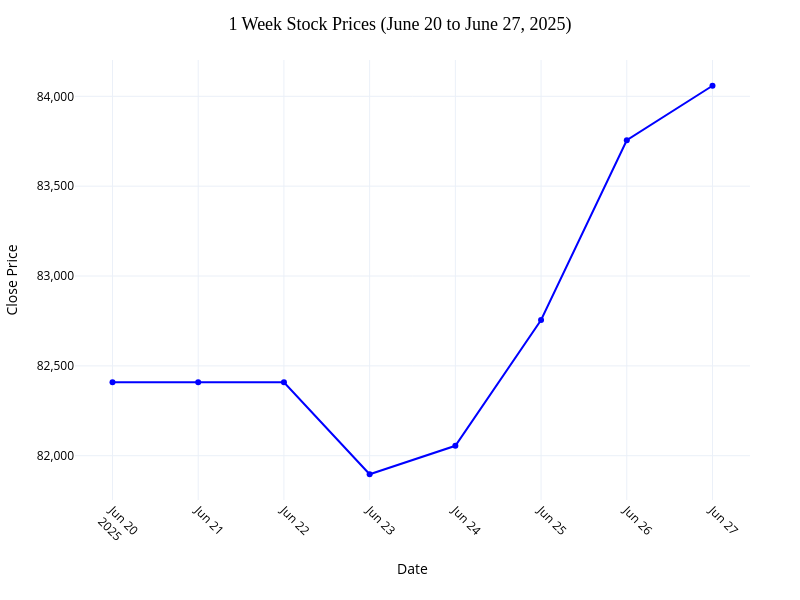

This figure's notebook cell:
### Markdown cell above
# 1 Week Stock Prices (June 20 to June 27)

### Code cell
import pandas as pd
import plotly.graph_objects as go

# Load the Excel file
file_path = r"D:\Akhila\ADQ\SENSEX\VERSION_4\Datasets\Sensex_with weekends(1981 to 27-06-2025).xlsx"
df = pd.read_excel(file_path)

# Clean column names
df.columns = df.columns.str.strip()

# Clean 'Close' values
df['Close'] = df['Close'].astype(str).str.replace(',', '', regex=False)
df['Close'] = pd.to_numeric(df['Close'], errors='coerce')

# Convert 'Date' to datetime
df['Date'] = pd.to_datetime(df['Date'], dayfirst=True, errors='coerce')

# Drop missing 'Date' or 'Close'
df = df.dropna(subset=['Date', 'Close'])

# Filter for June 20 to June 27, 2025
start_date = pd.to_datetime('2025-06-20')
end_date = pd.to_datetime('2025-06-27')
df_filtered = df[(df['Date'] >= start_date) & (df['Date'] <= end_date)]

# Group by date and get close values
close_by_date = df_filtered.groupby(df_filtered['Date'].dt.date)['Close'].sum().reset_index()

# Create interactive Plotly chart (no labels)
fig = go.Figure()

fig.add_trace(go.Scatter(
    x=close_by_date['Date'],
    y=close_by_date['Close'],
    mode='lines+markers',
    line=dict(color='blue', width=2),
    marker=dict(size=6),
    name='Close Price'
))

# Style the layout
fig.update_layout(
    title=dict(
        text='1 Week Stock Prices (June 20 to June 27, 2025)',
        x=0.5,
        font=dict(size=18, color='black', family='Arial Black')
    ),
    xaxis=dict(
        title=dict(text='Date', font=dict(size=14, color='black')),
        tickangle=45,
        tickfont=dict(size=12, color='black')
    ),
    yaxis=dict(
        title=dict(text='Close Price', font=dict(size=14, color='black')),
        tickfont=dict(size=12, color='black'),
        tickformat=','  # 👈 This forces normal number format (e.g., 10500 instead of 10.5k)
    ),
    hovermode='x unified',
    template='plotly_white',
    margin=dict(l=50, r=50, t=60, b=100)
)
fig.update_layout(
    width=800,   # 🔁 Adjust width in pixels
    height=600,   # 🔁 Adjust height in pixels

)


fig.show()

### Figure 1 — Plotly figure (JSON) as saved in the notebook; plotly's stock layout.template omitted (floating-point values rounded to 4 significant figures)
{"data": [{"line": {"color": "blue", "width": 2}, "marker": {"size": 6}, "mode": "lines+markers", "name": "Close Price", "type": "scatter", "x": ["2025-06-20", "2025-06-21", "2025-06-22", "2025-06-23", "2025-06-24", "2025-06-25", "2025-06-26", "2025-06-27"], "y": [82410.0, 82410.0, 82410.0, 81900.0, 82060.0, 82760.0, 83760.0, 84060.0]}], "layout": {"height": 600, "hovermode": "x unified", "margin": {"b": 100, "l": 50, "r": 50, "t": 60}, "title": {"font": {"color": "black", "family": "Arial Black", "size": 18}, "text": "1 Week Stock Prices (June 20 to June 27, 2025)", "x": 0.5}, "width": 800, "xaxis": {"tickangle": 45, "tickfont": {"color": "black", "size": 12}, "title": {"font": {"color": "black", "size": 14}, "text": "Date"}}, "yaxis": {"tickfont": {"color": "black", "size": 12}, "tickformat": ",", "title": {"font": {"color": "black", "size": 14}, "text": "Close Price"}}}}
